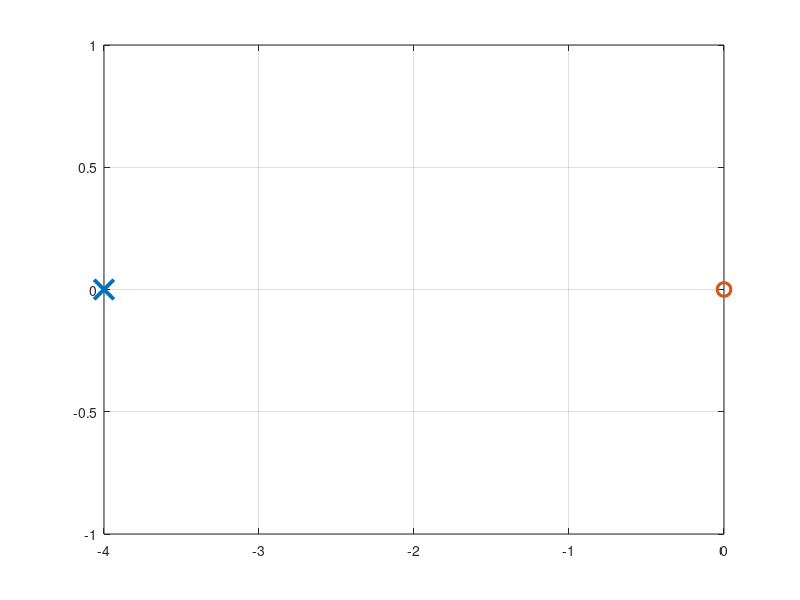

MATLAB code to generate this figure: (Note: this script raises an error after producing the figure.)
%% ME 6404 Lab 4 - Report figures (Parts 3-6)
% Runs the SAME plant (dequations.m) and the SAME control laws as source.m,
% but offline: no animation, no keyboard, so every run is repeatable and
% every state can be logged and plotted.
%
% How the simulation mimics source.m / PENDULUM.m:
%   * The controller is evaluated once every dt seconds (dt = min_cycle) and
%     the input is held constant in between (zero-order hold).
%   * Between updates ode45 integrates dequations.m, exactly like
%     PENDULUM.UPDATE_OTHER_DATA does.
%   * In 'Velocity' mode the commanded velocity is differentiated,
%     a = (U - U_old)/dt, and fed to the acceleration equations, just like
%     PENDULUM.m does.
%   * Disturbances are added to the input the same way the arrow keys are
%     (U = U_manual + U_fbl + U_lqr).
%
% Run section by section (Ctrl+Enter) to follow along, or run it all.
% Figures are saved as PNGs in ./figures.

clear; clc; close all;

%% 0. Parameters (same as source.m)
P.L  = 2.009;      % pendulum length [m]
P.mc = 3;          % cart mass [kg]
P.mp = 0.4781;     % payload mass [kg]
P.b  = 0.0513;     % damping
P.g  = 9.81;       % gravity [m/s^2]

dt   = 0.05;       % control update period = min_cycle in source.m [s]

saveFigs = true;
outDir   = fullfile(fileparts(mfilename('fullpath')), 'figures');
if saveFigs && ~exist(outDir, 'dir'), mkdir(outDir); end

noDist = @(t) 0;   % "no keys pressed"

%% 1. Gains
% Feedback-linearization gains (source.m: k0 = 16, k1 = 8).
% Closed loop theta dynamics become  theta_dd + k1*theta_d + k0*theta = 0
k0 = 16;
k1 = 8;

% --- Force-domain LQR (Part 4): linearized force model about theta = 0 ---
% Linearize dequations.m 'Force' at q = 0:
%   theta_dd = g(mc+mp)/(L mc)*theta - b/(mp L)*theta_d + F/(L mc)
%   x_dd     = mp g/mc*theta + F/mc
A_F = [0                         1               0 0;
       P.g*(P.mc+P.mp)/(P.L*P.mc) -P.b/(P.mp*P.L) 0 0;
       0                         0               0 1;
       P.mp*P.g/P.mc             0               0 0];
B_F = [0; 1/(P.L*P.mc); 0; 1/P.mc];

% Bryson's rule, same max values as klqr.m
Q_F = diag(1./[5*pi/180, 3.14, 1, 100].^2);   % [theta w x v] max values
R_F = 1/1^2;                                   % u_max = 1
K_F = lqr(A_F, B_F, Q_F, R_F);

% --- Velocity-domain LQR (Part 6): states z = [int(theta); theta; x] ---
% Integrate theta_dd = g/L theta - b/(mp L) theta_d + a/L once, with a = v_dot:
%   theta_d = g/L int(theta) - b/(mp L) theta + v/L,   x_d = v
A_V = [0      1               0;
       P.g/P.L -P.b/(P.mp*P.L) 0;
       0      0               0];
B_V = [0; 1/P.L; 1];

% Bryson's rule. theta_max = 10 deg, x_max = 2 m reproduce the source.m gains
% (~[94.8 71.3 -5]). NOTE: velLQR.m as saved (theta_max = 5 deg, x_max = 10 m)
% puts a pole near -57 rad/s, which is too fast for a 0.05 s update and the
% sampled loop goes unstable. Keep the fastest pole well below ~1/dt.
Q_V = diag(1./[1, 10*pi/180, 2].^2);           % [int(theta) theta x] max values
R_V = 1/10^2;                                  % u_max = 10 m/s
K_V = lqr(A_V, B_V, Q_V, R_V);

fprintf('Force LQR    K_F = [%s]\n', num2str(K_F, '%10.4f'));
fprintf('Velocity LQR K_V = [%s]\n', num2str(K_V, '%10.4f'));
fprintf('Force LQR closed-loop poles:    %s\n', num2str(eig(A_F - B_F*K_F).', '%8.3f'));
fprintf('Velocity LQR closed-loop poles: %s\n', num2str(eig(A_V - B_V*K_V).', '%8.3f'));
sdV = c2d(ss(A_V, B_V, eye(3), 0), dt);          % sampled-loop sanity check
fprintf('Velocity LQR max |z| at dt = %.2f s: %.3f (must be < 1)\n\n', ...
        dt, max(abs(eig(sdV.A - sdV.B*K_V))));

%% ===================== PART 3: FEEDBACK LINEARIZATION =====================
% Acceleration input a = x_dd. Theta equation (dequations.m):
%   theta_dd = g/L sin(th) - b/(mp L) w + cos(th)/L * a
% Choose a so the nonlinear terms cancel and theta_dd = -k0*th - k1*w:
%   a = L/cos(th) * ( -k0 th - k1 w - g/L sin(th) + b/(mp L) w )
% Note the 1/cos(th): the law is singular at th = +-90 deg (Part 3 Q7).

%% Fig 1 - Eigenvalues in the s-plane
% Theta subsystem in closed loop: [th; w]_dot = [0 1; -k0 -k1][th; w]
A_th = [0 1; -k0 -k1];
lam_th = eig(A_th);

% Full 4-state linearization of the closed loop: the cart only sees x_dd = a,
% so its two poles sit at the origin (double integrator, nothing controls x).
c  = P.b/(P.mp*P.L);
A_full = [0                  1             0 0;
          -k0                -k1           0 0;
          0                  0             0 1;
          -P.L*(k0+P.g/P.L)  -P.L*(k1-c)   0 0];
lam_full = eig(A_full);
lam_cart = lam_full(abs(lam_full) < 1e-6);

wn   = sqrt(k0);
zeta = k1/(2*sqrt(k0));
fprintf('Part 3 FBL: wn = %.2f rad/s, zeta = %.2f, poles = %s\n', ...
        wn, zeta, num2str(lam_th.', '%8.3f'));

f1 = figure('Name', 'Fig1_FBL_eigenvalues', 'Color', 'w');
hold on; grid on; box on;
plot(real(lam_th), imag(lam_th), 'x', 'MarkerSize', 14, 'LineWidth', 2.5);
plot(real(lam_cart), imag(lam_cart), 'o', 'MarkerSize', 10, 'LineWidth', 2);
xline(0, 'k-', 'HandleVisibility', 'off'); yline(0, 'k-', 'HandleVisibility', 'off');
% constant-wn circle for reference
phi = linspace(pi/2, 3*pi/2, 200);
plot(wn*cos(phi), wn*sin(phi), ':', 'Color', [0.5 0.5 0.5], 'HandleVisibility', 'off');
axis equal
xlim([-1.5*wn, 0.5*wn]); ylim([-1.2*wn, 1.2*wn]);
xlabel('Real [1/s]'); ylabel('Imaginary [rad/s]');
title('Closed-Loop Eigenvalues');
legend({'\theta, \theta''', 'x, x'''}, 'Location', 'northwest');
saveFig(f1, outDir, saveFigs);

%% Fig 2 - Righting from hanging + cart drift (acceleration mode)
th0 = pi - 0.05;                         % hanging down (slightly off pi)
ctrlFBLa = @(q, t, mem) fblAccel(q, mem, P, k0, k1);
S3 = simulate(P, 'Acceleration', [th0 0 0 0], 6, dt, ctrlFBLa, noDist);

% Linear prediction from the eigenvalues, to compare with the nonlinear sim
sysTh   = ss(A_th, zeros(2,1), eye(2), 0);
qPred   = initial(sysTh, [th0; 0], S3.t);

f2 = plotStates(S3, 'Feedback Linearization Righting', ...
                'a [m/s^2]', 'Fig2_FBL_righting_cart_drift');
nexttile(1); hold on; plot(S3.t, rad2deg(qPred(:,1)), 'k--');
legend('Simulation', 'Linear prediction');
nexttile(2); hold on; plot(S3.t, rad2deg(qPred(:,2)), 'k--');
saveFig(f2, outDir, saveFigs);

%% ========================= PART 4: FORCE LQR ==============================
% u = F = -K_F * [th; w; x; v].  Start near upright.

%% Fig 3 - Upright regulation from a small tilt
ctrlLQRf = @(q, t, mem) lqrForce(q, mem, K_F);
S4 = simulate(P, 'Force', [deg2rad(5) 0 0.5 0], 10, dt, ctrlLQRf, noDist);
f3 = plotStates(S4, 'Force LQR Regulation', ...
                'F [N]', 'Fig3_LQR_force_regulation');
saveFig(f3, outDir, saveFigs);

%% Fig 4 - External force disturbance rejection
Fd     = 20;            % disturbance force [N]
tPulse = [2 2.2];       % pulse window [s]
distF  = @(t) Fd * (t >= tPulse(1) && t < tPulse(2));
S4d = simulate(P, 'Force', [0 0 0 0], 10, dt, ctrlLQRf, distF);
f4 = plotStates(S4d, 'Force LQR Disturbance Rejection', ...
                'F [N]', 'Fig4_LQR_force_disturbance');
shadeWindow(f4, tPulse);
saveFig(f4, outDir, saveFigs);

% Actuator check (Control Input History): peak force for both runs
fprintf('Part 4 peak |F|: regulation = %.1f N, disturbance = %.1f N\n', ...
        max(abs(S4.U)), max(abs(S4d.U)));

%% =================== PART 5: COMBINED FBL + LQR (FORCE) ===================
% Force-domain FBL: solve the force theta equation for F so that
% theta_dd = v = -k0 th - k1 w:
%   D = mc + mp sin^2(th)
%   F = L D/cos(th) * (v - g/L sin(th) + b/(mp L) w) + mp L w^2 sin(th) - mp g sin(th) cos(th)
% Switch to LQR once |th| < thCatch; fall back to FBL if |th| > thDrop.
% Softer FBL gains than Part 3 (wn = 3, zeta = 1): with k0 = 16, k1 = 8 the
% pendulum arrives too fast, LQR can't hold it and the modes chatter.
k0f = 9;
k1f = 6;
thCatch = deg2rad(15);
thDrop  = deg2rad(60);
ctrlComb = @(q, t, mem) combined(q, mem, P, k0f, k1f, K_F, thCatch, thDrop);

%% Fig 5 - Swing-up and catch from hanging
S5 = simulate(P, 'Force', [pi-0.05 0 0 0], 20, dt, ctrlComb, noDist);
f5 = plotStates(S5, 'Combined Swing-Up and Catch', ...
                'F [N]', 'Fig5_combined_swingup_catch');
shadeMode(f5, S5);
saveFig(f5, outDir, saveFigs);
tSw = S5.t(find(S5.active == 2, 1));
fprintf('Part 5: LQR takes over at t = %.2f s, peak |x| = %.2f m, peak |F| = %.1f N\n', ...
        tSw, max(abs(S5.Q(:,3))), max(abs(S5.U)));

%% Fig 6 - Robustness sweep: initial angles and disturbance sizes
% Avoid starting right at +-90 deg: cos(th) = 0 is the FBL singularity and the
% force command blows up (try 90.5 to see it; that's your Part 3 Q7 answer).
th0List = deg2rad([-150 -60 15 45 100 135 177]);
FdList  = [10 20 40 60 80];                  % 0.2 s force pulses at t = 2 s, start upright

f6 = figure('Name', 'Fig6_combined_robustness', 'Color', 'w', 'Position', [100 100 1100 650]);
tl = tiledlayout(2, 2, 'TileSpacing', 'compact');
title(tl, 'Combined Control Robustness');
cmap = lines(max(numel(th0List), numel(FdList)));

ax = gobjects(4,1);
for i = 1:4, ax(i) = nexttile(i); hold on; grid on; box on; end
for i = 1:numel(th0List)
    S = simulate(P, 'Force', [th0List(i) 0 0 0], 20, dt, ctrlComb, noDist);
    lbl = sprintf('%.0f^\\circ', rad2deg(th0List(i)));
    plot(ax(1), S.t, rad2deg(wrapPi(S.Q(:,1))), 'Color', cmap(i,:), 'DisplayName', lbl);
    plot(ax(3), S.t, S.Q(:,3),                  'Color', cmap(i,:), 'DisplayName', lbl);
end
for i = 1:numel(FdList)
    d = @(t) FdList(i) * (t >= 2 && t < 2.2);
    S = simulate(P, 'Force', [0 0 0 0], 20, dt, ctrlComb, d);
    lbl = sprintf('%g N', FdList(i));
    plot(ax(2), S.t, rad2deg(wrapPi(S.Q(:,1))), 'Color', cmap(i,:), 'DisplayName', lbl);
    plot(ax(4), S.t, S.Q(:,3),                  'Color', cmap(i,:), 'DisplayName', lbl);
end
ylabel(ax(1), '\theta [deg]');
ylabel(ax(2), '\theta [deg]');
ylabel(ax(3), 'x [m]'); xlabel(ax(3), 'Time [s]');
ylabel(ax(4), 'x [m]'); xlabel(ax(4), 'Time [s]');
legend(ax(1), 'Location', 'northeast'); legend(ax(2), 'Location', 'northeast');
saveFig(f6, outDir, saveFigs);

%% ======================== PART 6: VELOCITY LQR ============================
% u = v_cmd = -K_V * [int(th); th; x], with the same leaky integrator as
% source.m (int = 0.99*int + th*dt) to stop numerical wind-up.

%% Fig 7 - Upright regulation (velocity input)
ctrlLQRv = @(q, t, mem) lqrVelocity(q, mem, K_V);
S6 = simulate(P, 'Velocity', [deg2rad(5) 0 0.5 0], 10, dt, ctrlLQRv, noDist);
f7 = plotVelocity(S6, 'Velocity LQR Regulation', ...
                  'Fig7_LQR_velocity_regulation');
saveFig(f7, outDir, saveFigs);

%% Fig 8 - Velocity disturbance rejection
Vd     = 1;             % same size as one arrow-key press in velocity mode [m/s]
tPulse = [2 2.5];
distV  = @(t) Vd * (t >= tPulse(1) && t < tPulse(2));
S6d = simulate(P, 'Velocity', [0 0 0 0], 10, dt, ctrlLQRv, distV);
f8 = plotVelocity(S6d, 'Velocity LQR Disturbance Rejection', ...
                  'Fig8_LQR_velocity_disturbance');
shadeWindow(f8, tPulse);
saveFig(f8, outDir, saveFigs);
fprintf('Part 6 peak |v_cmd|: regulation = %.2f m/s, disturbance = %.2f m/s\n', ...
        max(abs(S6.U)), max(abs(S6d.U)));

if saveFigs, fprintf('\nFigures saved to %s\n', outDir); end


%% ============================ LOCAL FUNCTIONS =============================

function S = simulate(P, Mode, q0, Tend, dt, ctrl, dist)
% Zero-order-hold simulation of dequations.m, mirroring PENDULUM.m.
%   ctrl : @(q, t, mem) -> [u, mem]   controller (mem carries integrator etc.)
%   dist : @(t) -> extra input added to u (like the arrow keys)
N  = round(Tend/dt);
t  = (0:N)' * dt;
Q  = zeros(N+1, 4);  Q(1,:) = q0(:)';
U  = zeros(N+1, 1);
active = zeros(N+1, 1);                 % 1 = FBL, 2 = LQR (for Part 5 shading)
mem = struct('int', 0, 'dt', dt, 'active', 0);
uOld = 0;
plantMode = Mode;
if strcmp(Mode, 'Velocity'), plantMode = 'Acceleration'; end

for k = 1:N
    [u, mem] = ctrl(Q(k,:)', t(k), mem);
    u = u + dist(t(k));
    U(k) = u;  active(k) = mem.active;

    if strcmp(Mode, 'Velocity')
        uPlant = (u - uOld)/dt;  uOld = u;   % PENDULUM.m differentiates v_cmd
    else
        uPlant = u;
    end

    [~, y] = ode45(@(tt, q) dequations(tt, q, uPlant, P.L, P.mp, P.mc, P.b, plantMode), ...
                   [0 dt], Q(k,:)');
    Q(k+1,:) = y(end,:);
end
U(end) = U(end-1);  active(end) = active(end-1);
S = struct('t', t, 'Q', Q, 'U', U, 'active', active, 'Mode', Mode);
end

function [u, mem] = fblAccel(q, mem, P, k0, k1)
% Part 3: feedback linearization, acceleration input (same law as source.m)
th = wrapPi(q(1));  w = q(2);
u = P.L/cos(th) * (-k0*th - k1*w - P.g*sin(th)/P.L + P.b*w/(P.mp*P.L));
mem.active = 1;
end

function [u, mem] = lqrForce(q, mem, K)
% Part 4: full-state LQR, force input
q(1) = wrapPi(q(1));
u = -K * q;
mem.active = 2;
end

function F = fblForce(q, P, k0, k1)
% Part 5: feedback linearization, force input
th = wrapPi(q(1));  w = q(2);
st = sin(th);  ct = cos(th);
D  = P.mc + P.mp*st^2;
v  = -k0*th - k1*w;                       % desired theta_dd
F  = P.L*D/ct * (v - P.g/P.L*st + P.b/(P.mp*P.L)*w) ...
     + P.mp*P.L*w^2*st - P.mp*P.g*st*ct;
end

function [u, mem] = combined(q, mem, P, k0, k1, K, thCatch, thDrop)
% Part 5: FBL far from upright, LQR near upright (with hysteresis)
th = abs(wrapPi(q(1)));
if mem.active == 2 && th > thDrop
    mem.active = 1;
elseif mem.active ~= 2 && th < thCatch
    mem.active = 2;
elseif mem.active == 0
    mem.active = 1;
end
if mem.active == 2
    q(1) = wrapPi(q(1));
    u = -K * q;
else
    u = fblForce(q, P, k0, k1);
end
end

function [u, mem] = lqrVelocity(q, mem, K)
% Part 6: velocity LQR on [int(theta); theta; x] with leaky integrator
th = wrapPi(q(1));
mem.int = mem.int*0.99 + th*mem.dt;
u = -K * [mem.int; th; q(3)];
mem.active = 2;
end

function a = wrapPi(a)
% wrap angle to (-pi, pi]
a = atan2(sin(a), cos(a));
end

function f = plotStates(S, ttl, uLabel, name)
% 5 stacked plots: theta, theta_dot, x, x_dot, input
f = figure('Name', name, 'Color', 'w', 'Position', [100 100 800 900]);
tl = tiledlayout(5, 1, 'TileSpacing', 'compact');
title(tl, ttl);
data = {rad2deg(wrapPi(S.Q(:,1))), rad2deg(S.Q(:,2)), S.Q(:,3), S.Q(:,4)};
lbls = {'\theta [deg]', '\theta'' [deg/s]', 'x [m]', 'x'' [m/s]'};
for i = 1:4
    nexttile; plot(S.t, data{i}, 'LineWidth', 1.4); grid on; ylabel(lbls{i});
end
nexttile; stairs(S.t, S.U, 'LineWidth', 1.4); grid on; ylabel(uLabel);
xlabel('Time [s]');
end

function f = plotVelocity(S, ttl, name)
% Velocity-domain plot: LQR states [int(theta), theta, x], plus x_dot and v_cmd
f = figure('Name', name, 'Color', 'w', 'Position', [100 100 800 900]);
tl = tiledlayout(5, 1, 'TileSpacing', 'compact');
title(tl, ttl);
th = wrapPi(S.Q(:,1));
intTh = zeros(size(th));                  % rebuild the controller's integrator
for k = 2:numel(th)
    intTh(k) = intTh(k-1)*0.99 + th(k-1)*(S.t(k)-S.t(k-1));
end
data = {rad2deg(intTh), rad2deg(th), S.Q(:,3), S.Q(:,4)};
lbls = {'\int\theta dt [deg s]', '\theta [deg]', 'x [m]', 'x'' [m/s]'};
for i = 1:4
    nexttile; plot(S.t, data{i}, 'LineWidth', 1.4); grid on; ylabel(lbls{i});
end
nexttile; stairs(S.t, S.U, 'LineWidth', 1.4); grid on; ylabel('v_{cmd} [m/s]');
xlabel('Time [s]');
end

function shadeWindow(f, tw)
% grey band over the disturbance window on every axis
for ax = findobj(f, 'Type', 'axes')'
    yl = ylim(ax);
    patch(ax, [tw(1) tw(2) tw(2) tw(1)], [yl(1) yl(1) yl(2) yl(2)], [0.6 0.6 0.6], ...
          'FaceAlpha', 0.25, 'EdgeColor', 'none', 'HandleVisibility', 'off');
    ylim(ax, yl);
end
end

function shadeMode(f, S)
% mark the FBL -> LQR handoff on every axis
iSw = find(S.active == 2, 1);
if isempty(iSw), return; end
for ax = findobj(f, 'Type', 'axes')'
    yl = ylim(ax);
    patch(ax, [0 S.t(iSw) S.t(iSw) 0], [yl(1) yl(1) yl(2) yl(2)], [1 0.8 0.4], ...
          'FaceAlpha', 0.25, 'EdgeColor', 'none', 'HandleVisibility', 'off');
    xline(ax, S.t(iSw), 'k--', 'HandleVisibility', 'off');
    ylim(ax, yl);
end
end

function saveFig(f, outDir, doSave)
if doSave
    exportgraphics(f, fullfile(outDir, [f.Name '.png']), 'Resolution', 200);
end
end
